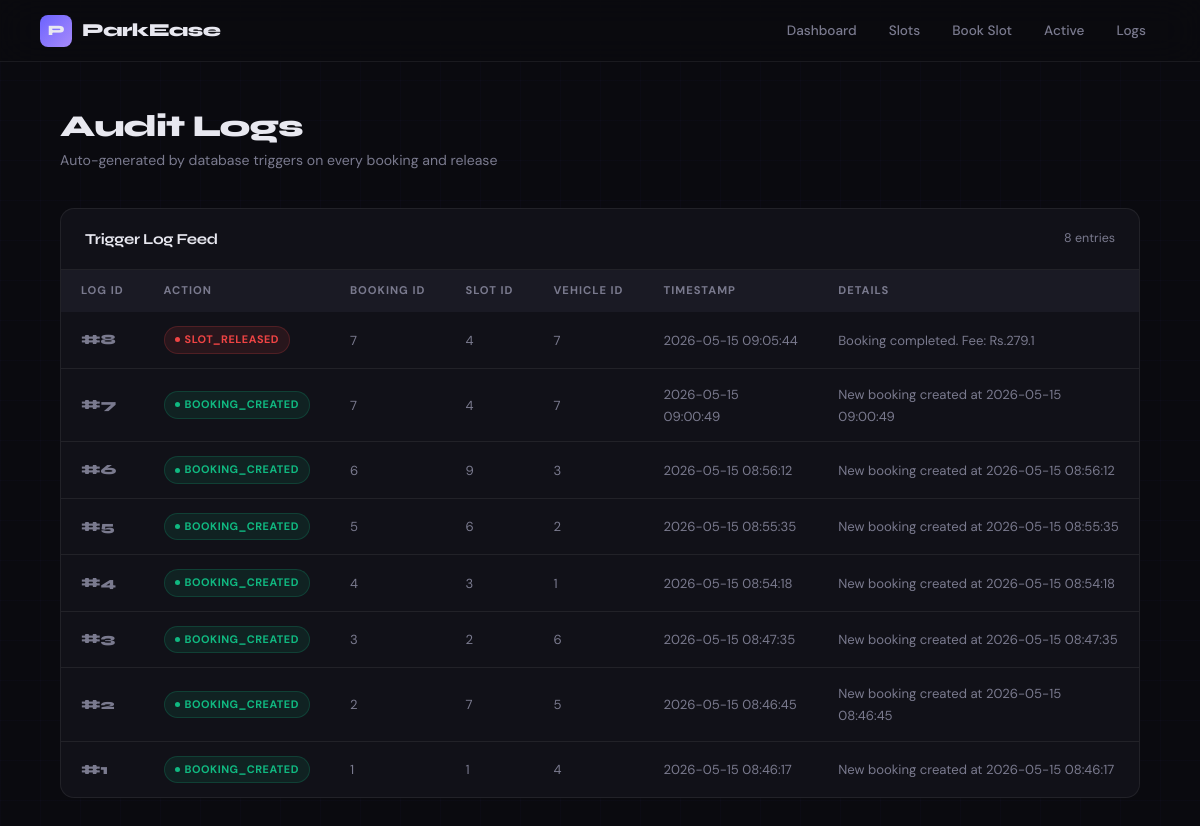
Page /logs on the earlier database version.
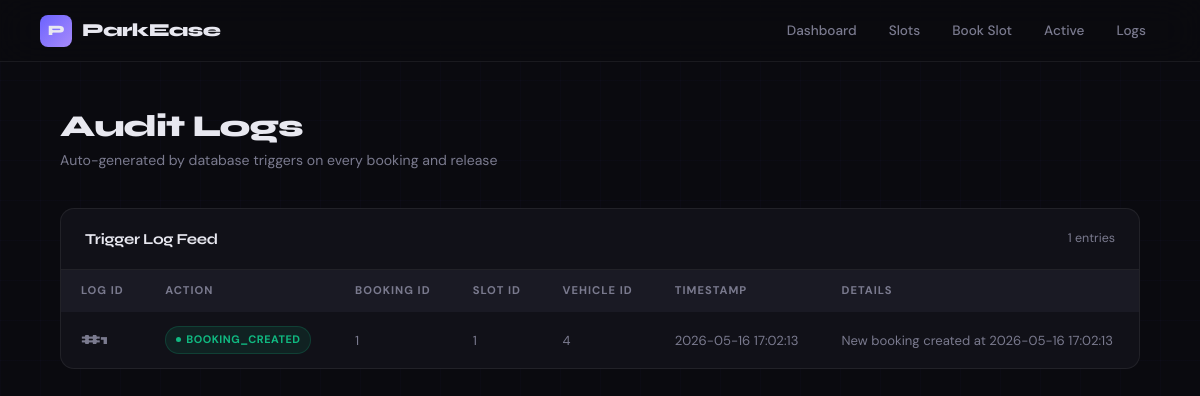
Same page on the later database version.
### tables this page shows
CREATE TABLE audit_logs (
    log_id      INTEGER PRIMARY KEY AUTOINCREMENT,
    action_type TEXT NOT NULL,
    booking_id  INTEGER,
    slot_id     INTEGER,
    vehicle_id  INTEGER,
    timestamp   DATETIME DEFAULT CURRENT_TIMESTAMP,
    details     TEXT,
    FOREIGN KEY (booking_id) REFERENCES bookings(booking_id)
);

### app.py (the view)
@app.route('/logs')
def logs():
    try:
        db = get_db()
        all_logs = db.execute(
            "SELECT * FROM audit_logs ORDER BY timestamp DESC LIMIT 100").fetchall()
        db.close()
        return render_template('logs.html', logs=all_logs)
    except Exception as e:
        return f"<h2>Logs Error</h2><pre>{e}</pre>", 500

### app.py (called while the page is built)
def get_db():
    if not os.path.exists(DB):
        raise RuntimeError(
            f"parking.db not found at {DB} — run: python init_db.py"
        )
    conn = sqlite3.connect(DB)
    conn.row_factory = sqlite3.Row
    conn.execute("PRAGMA foreign_keys = ON")
    return conn

### templates/logs.html (shortened to what this page needs)
<!DOCTYPE html>
<html lang="en">
<head>
  <link rel="stylesheet" href="{{ url_for('static', filename='style.css') }}">
</head>
<body>
  <nav>
    <span class="logo"><span class="logo-icon">P</span> ParkEase</span>
    <a href="/">Dashboard</a>
    <a href="/slots">Slots</a>
    <a href="/book">Book Slot</a>
    <a href="/active">Active</a>
    <a href="/logs">Logs</a>
  </nav>
  <main>
    <div class="page-header">
      <h1>Audit Logs</h1>
      <p>Auto-generated by database triggers on every booking and release</p>
    </div>
    {% if logs|length == 0 %}
    <div class="section-card">
      <div class="empty-state">
        <div class="ei">&#128196;</div>
        <p>No logs yet. Logs appear automatically after bookings are made.</p>
      </div>
    </div>
    {% else %}
    <div class="section-card">
      <div class="section-card-header">
        <h2>Trigger Log Feed</h2>
        <p>{{ logs|length }} entries</p>
      </div>
      <div class="table-wrap">
        <table>
          <thead>
            <tr>
              <th>Log ID</th>
              <th>Action</th>
              <th>Booking ID</th>
              <th>Slot ID</th>
              <th>Vehicle ID</th>
              <th>Timestamp</th>
              <th>Details</th>
            </tr>
          </thead>
          <tbody>
            {% for log in logs %}
            <tr>
              <td><span class="td-id">#{{ log.log_id }}</span></td>
              <td>
                {% if log.action_type == 'BOOKING_CREATED' %}
                  <span class="badge badge-avail">{{ log.action_type }}</span>
                {% else %}
                  <span class="badge badge-occ">{{ log.action_type }}</span>
                {% endif %}
              </td>
              <td><span class="td-dim">{{ log.booking_id or '—' }}</span></td>
              <td><span class="td-dim">{{ log.slot_id or '—' }}</span></td>
              <td><span class="td-dim">{{ log.vehicle_id or '—' }}</span></td>
              <td><span class="td-dim">{{ log.timestamp }}</span></td>
              <td><span class="td-dim">{{ log.details or '—' }}</span></td>
            </tr>
            {% endfor %}
          </tbody>
        </table>
      </div>
    </div>
    {% endif %}
  </main>
</body>
</html>

Differences in the rows shown:
removed audit_logs: log_id "8", action_type "SLOT_RELEASED", booking "7", slot "4", vehicle "7", timestamp "2026-05-15 09:05:44", details "Booking completed. Fee: Rs.279.1"
removed audit_logs: log_id "7", action_type "BOOKING_CREATED", booking "7", slot "4", vehicle "7", timestamp "2026-05-15 09:00:49", details "New booking created at 2026-05-15 09:00:49"
removed audit_logs: log_id "6", action_type "BOOKING_CREATED", booking "6", slot "9", vehicle "3", timestamp "2026-05-15 08:56:12", details "New booking created at 2026-05-15 08:56:12"
removed audit_logs: log_id "5", action_type "BOOKING_CREATED", booking "5", slot "6", vehicle "2", timestamp "2026-05-15 08:55:35", details "New booking created at 2026-05-15 08:55:35"
removed audit_logs: log_id "4", action_type "BOOKING_CREATED", booking "4", slot "3", vehicle "1", timestamp "2026-05-15 08:54:18", details "New booking created at 2026-05-15 08:54:18"
removed audit_logs: log_id "3", action_type "BOOKING_CREATED", booking "3", slot "2", vehicle "6", timestamp "2026-05-15 08:47:35", details "New booking created at 2026-05-15 08:47:35"
removed audit_logs: log_id "2", action_type "BOOKING_CREATED", booking "2", slot "7", vehicle "5", timestamp "2026-05-15 08:46:45", details "New booking created at 2026-05-15 08:46:45"
changed audit_logs "BOOKING_CREATED": timestamp "2026-05-15 08:46:17" → "2026-05-16 17:02:13"; details "New booking created at 2026-05-15 08:46:17" → "New booking created at 2026-05-16 17:02:13"
Other differences:
{{ logs|length }}: "8" → "1"
